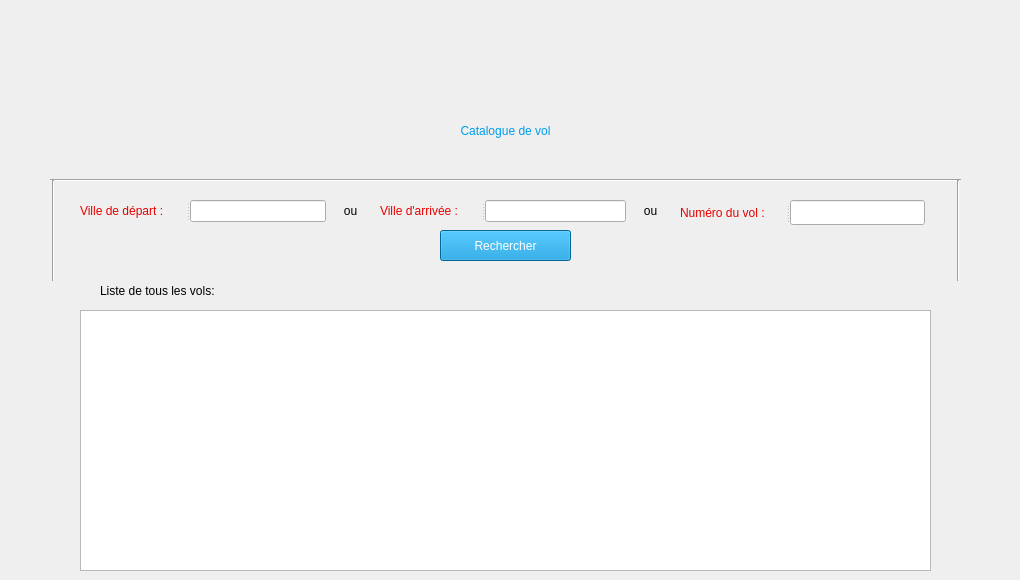
    <widget class="QWidget" name="page_10">
     <widget class="QTableView" name="volSearched">
      <property name="geometry">
       <rect>
        <x>80</x>
        <y>310</y>
        <width>851</width>
        <height>261</height>
       </rect>
      </property>
      <property name="styleSheet">
       <string notr="true">font: 12pt &quot;Calibri&quot;;</string>
      </property>
     </widget>
     <widget class="QLabel" name="label_65">
      <property name="geometry">
       <rect>
        <x>100</x>
        <y>270</y>
        <width>211</width>
        <height>41</height>
       </rect>
      </property>
      <property name="styleSheet">
       <string notr="true">font: 12pt &quot;Calibri&quot;;</string>
      </property>
      <property name="text">
       <string>Liste de tous les vols:</string>
      </property>
     </widget>
     <widget class="QPushButton" name="pushButton_12">
      <property name="geometry">
       <rect>
        <x>940</x>
        <y>20</y>
        <width>41</width>
        <height>41</height>
       </rect>
      </property>
      <property name="cursor">
       <cursorShape>PointingHandCursor</cursorShape>
      </property>
      <property name="styleSheet">
       <string notr="true">border:none;</string>
      </property>
      <property name="text">
       <string/>
      </property>
      <property name="icon">
       <iconset>
        <normaloff>../image/se-deconnecter.png</normaloff>../image/se-deconnecter.png</iconset>
      </property>
      <property name="iconSize">
       <size>
        <width>40</width>
        <height>40</height>
       </size>
      </property>
     </widget>
     <widget class="QPushButton" name="searchVol">
      <property name="geometry">
       <rect>
        <x>440</x>
        <y>230</y>
        <width>131</width>
        <height>31</height>
       </rect>
      </property>
      <property name="cursor">
       <cursorShape>PointingHandCursor</cursorShape>
      </property>
      <property name="styleSheet">
       <string notr="true">font: 10pt &quot;Arial Rounded MT Bold&quot;;
color: rgb(255, 255, 255);
background-color: rgb(0, 141, 211);</string>
      </property>
      <property name="text">
       <string>Rechercher</string>
      </property>
      <property name="icon">
       <iconset>
        <normaloff>../image/chercher.png</normaloff>../image/chercher.png</iconset>
      </property>
      <property name="iconSize">
       <size>
        <width>15</width>
        <height>15</height>
       </size>
      </property>
     </widget>
     <widget class="QLabel" name="label_69">
      <property name="geometry">
       <rect>
        <x>620</x>
        <y>200</y>
        <width>61</width>
        <height>21</height>
       </rect>
      </property>
      <property name="styleSheet">
       <string notr="true">font: 12pt &quot;Calibri&quot;;</string>
      </property>
      <property name="text">
       <string>ou</string>
      </property>
      <property name="alignment">
       <set>Qt::AlignCenter</set>
      </property>
     </widget>
     <widget class="QLabel" name="label_71">
      <property name="geometry">
       <rect>
        <x>320</x>
        <y>200</y>
        <width>61</width>
        <height>21</height>
       </rect>
      </property>
      <property name="styleSheet">
       <string notr="true">font: 12pt &quot;Calibri&quot;;</string>
      </property>
      <property name="text">
       <string>ou</string>
      </property>
      <property name="alignment">
       <set>Qt::AlignCenter</set>
      </property>
     </widget>
     <widget class="QLabel" name="label_62">
      <property name="geometry">
       <rect>
        <x>0</x>
        <y>110</y>
        <width>1011</width>
        <height>41</height>
       </rect>
      </property>
      <property name="styleSheet">
       <string notr="true">font: 20pt &quot;Arial Rounded MT Bold&quot;;
color: rgb(0, 157, 235);</string>
      </property>
      <property name="text">
       <string>Catalogue de vol</string>
      </property>
      <property name="alignment">
       <set>Qt::AlignCenter</set>
      </property>
     </widget>
     <widget class="QLabel" name="label_63">
      <property name="geometry">
       <rect>
        <x>450</x>
        <y>40</y>
        <width>111</width>
        <height>71</height>
       </rect>
      </property>
      <property name="text">
       <string/>
      </property>
      <property name="pixmap">
       <pixmap>../image/airplane(2).png</pixmap>
      </property>
      <property name="scaledContents">
       <bool>true</bool>
      </property>
     </widget>
     <widget class="Line" name="line_3">
      <property name="geometry">
       <rect>
        <x>50</x>
        <y>170</y>
        <width>911</width>
        <height>20</height>
       </rect>
      </property>
      <property name="styleSheet">
       <string notr="true">color: rgb(214, 0, 0);</string>
      </property>
      <property name="orientation">
       <enum>Qt::Horizontal</enum>
      </property>
     </widget>
     <widget class="Line" name="line_2">
      <property name="geometry">
       <rect>
        <x>43</x>
        <y>180</y>
        <width>20</width>
        <height>101</height>
       </rect>
      </property>
      <property name="orientation">
       <enum>Qt::Vertical</enum>
      </property>
     </widget>
     <widget class="Line" name="line_4">
      <property name="geometry">
       <rect>
        <x>950</x>
        <y>180</y>
        <width>16</width>
        <height>101</height>
       </rect>
      </property>
      <property name="orientation">
       <enum>Qt::Vertical</enum>
      </property>
     </widget>
     <widget class="QSplitter" name="splitter_6">
      <property name="geometry">
       <rect>
        <x>680</x>
        <y>200</y>
        <width>245</width>
        <height>25</height>
       </rect>
      </property>
      <property name="orientation">
       <enum>Qt::Horizontal</enum>
      </property>
      <widget class="QLabel" name="label_67">
       <property name="styleSheet">
        <string notr="true">color: rgb(232, 0, 0);
font: 12pt &quot;Calibri&quot;;</string>
       </property>
       <property name="text">
        <string>Numéro du vol :</string>
       </property>
      </widget>
      <widget class="QLineEdit" name="searchNumVolTxt">
       <property name="styleSheet">
        <string notr="true">font: 12pt &quot;Calibri&quot;;</string>
       </property>
       <property name="alignment">
        <set>Qt::AlignCenter</set>
       </property>
      </widget>
     </widget>
     <widget class="QSplitter" name="splitter_8">
      <property name="geometry">
       <rect>
        <x>380</x>
        <y>200</y>
        <width>246</width>
        <height>22</height>
       </rect>
      </property>
      <property name="orientation">
       <enum>Qt::Horizontal</enum>
      </property>
      <widget class="QLabel" name="label_68">
       <property name="styleSheet">
        <string notr="true">color: rgb(232, 0, 0);
font: 12pt &quot;Calibri&quot;;</string>
       </property>
       <property name="text">
        <string>Ville d'arrivée :</string>
       </property>
      </widget>
      <widget class="QLineEdit" name="villeArrTxt">
       <property name="styleSheet">
        <string notr="true">font: 12pt &quot;Calibri&quot;;</string>
       </property>
       <property name="alignment">
        <set>Qt::AlignCenter</set>
       </property>
      </widget>
     </widget>
     <widget class="QSplitter" name="splitter_7">
      <property name="geometry">
       <rect>
        <x>80</x>
        <y>200</y>
        <width>246</width>
        <height>22</height>
       </rect>
      </property>
      <property name="orientation">
       <enum>Qt::Horizontal</enum>
      </property>
      <widget class="QLabel" name="label_72">
       <property name="styleSheet">
        <string notr="true">color: rgb(232, 0, 0);
font: 12pt &quot;Calibri&quot;;</string>
       </property>
       <property name="text">
        <string>Ville de départ :</string>
       </property>
      </widget>
      <widget class="QLineEdit" name="villeDepTxt">
       <property name="styleSheet">
        <string notr="true">font: 12pt &quot;Calibri&quot;;</string>
       </property>
       <property name="alignment">
        <set>Qt::AlignCenter</set>
       </property>
      </widget>
     </widget>
    </widget>
